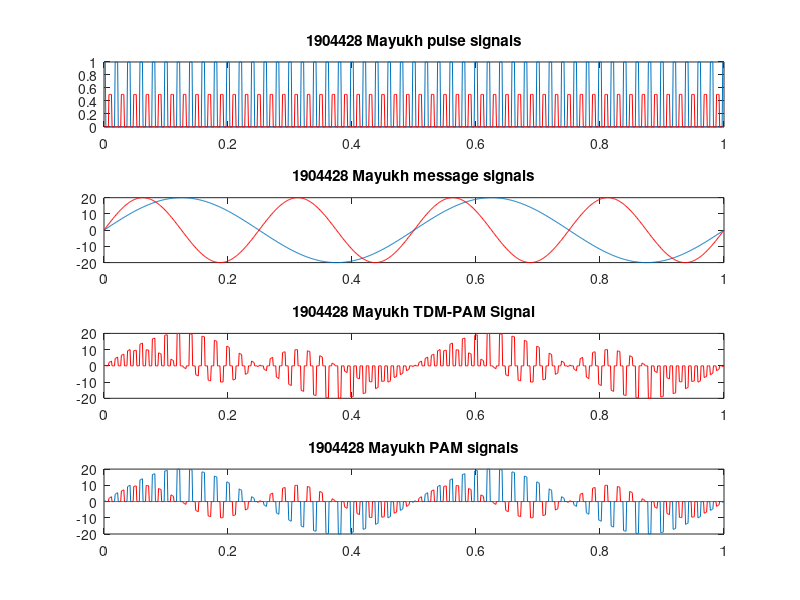
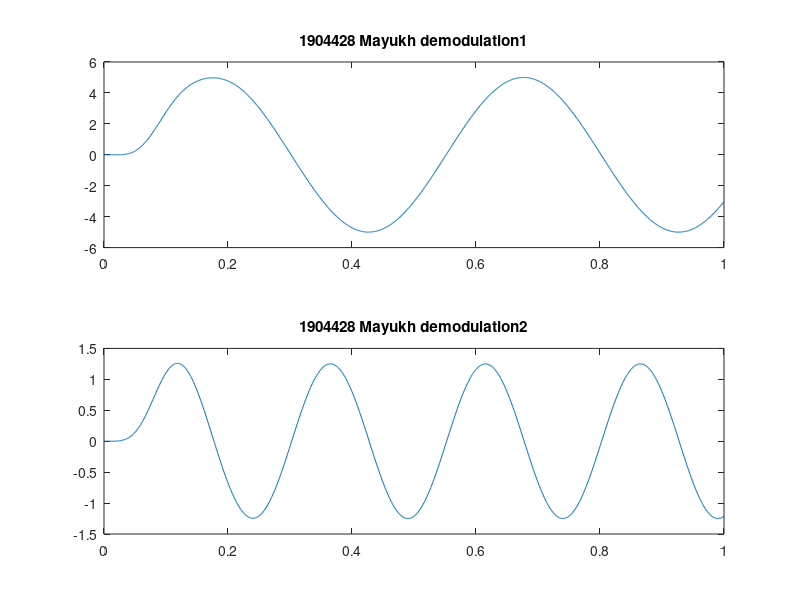

Source code (MATLAB) for these figures, in order:
clc; 
clear all;
close all;
pkg load signal;
fs = 1000;
f0=50; 
w = 0.005;
t=0:1/fs:1;
x1=pulstran (0:1/fs:1, 0:1/f0:1, "rectpuls", w);
x2=0.5*pulstran (0:1/fs:1, 0.01:1/f0:1, "rectpuls", w);
subplot(4,1,1);
plot(t,x1,t,x2,'r');
title('1904428 Mayukh pulse signals');
y1=20*sin(2*pi*2*t);
y2=20*sin(2*pi*4*t);
subplot(4,1,2);
plot(t,y1,t,y2,'r');
title('1904428 Mayukh message signals');
Pam1=x1.*y1;
Pam2=x2.*y2;
y3=Pam1+Pam2;
subplot(4,1,3);
plot(t,y3,'r');
title('1904428 Mayukh TDM-PAM Signal');
subplot(4,1,4);
plot(t,Pam1,t,Pam2,'r');
title('1904428 Mayukh PAM signals');
d1=y3.*x1;
[b,a]=butter(5,0.02);
s1=filter(b,a,d1);
figure;
subplot(2,1,1);
plot(t,s1);
title('1904428 Mayukh demodulation1');
d2=y3.*x2;
[b,a]=butter(5,0.02);
s2=filter(b,a,d2);
subplot(2,1,2);
plot(t,s2);
title('1904428 Mayukh demodulation2');